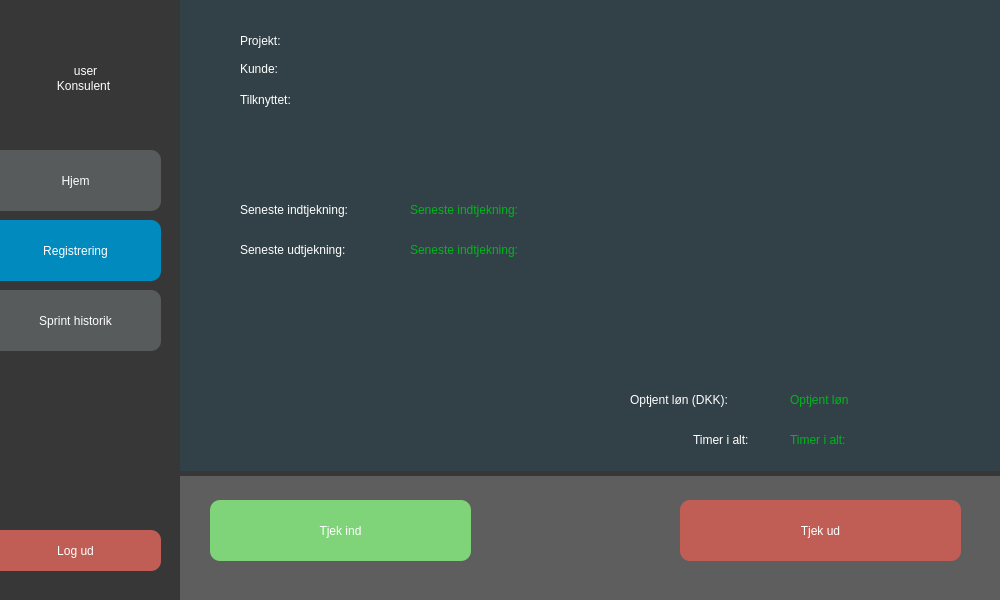
<?xml version="1.0" encoding="UTF-8"?>
<ui version="4.0">
 <class>MainWindow</class>
 <widget class="QMainWindow" name="MainWindow">
  <property name="geometry">
   <rect>
    <x>0</x>
    <y>0</y>
    <width>1000</width>
    <height>600</height>
   </rect>
  </property>
  <property name="windowTitle">
   <string>MainWindow</string>
  </property>
  <property name="styleSheet">
   <string notr="true">background-color: rgb(255, 255, 255);</string>
  </property>
  <widget class="QWidget" name="centralwidget">
   <widget class="QPushButton" name="optellinger_knap">
    <property name="geometry">
     <rect>
      <x>-10</x>
      <y>290</y>
      <width>171</width>
      <height>61</height>
     </rect>
    </property>
    <property name="styleSheet">
     <string notr="true">QPushButton {
	color: rgb(255, 255, 255);
	background-color: rgb(88, 91, 91);
	font: 16pt &quot;.AppleSystemUIFont&quot;;
	border-radius: 10px;
}

QPushButton:Hover {

	background-color: rgb(109, 109, 109);


}
</string>
    </property>
    <property name="text">
     <string>Sprint historik</string>
    </property>
   </widget>
   <widget class="QPushButton" name="projekter_knap">
    <property name="geometry">
     <rect>
      <x>-10</x>
      <y>220</y>
      <width>171</width>
      <height>61</height>
     </rect>
    </property>
    <property name="styleSheet">
     <string notr="true">background-color: rgb(0, 138, 190);
color: rgb(255, 255, 255);
font: 16pt &quot;.AppleSystemUIFont&quot;;
border-radius: 10px;

</string>
    </property>
    <property name="text">
     <string>Registrering</string>
    </property>
   </widget>
   <widget class="QPushButton" name="hjem_knap">
    <property name="geometry">
     <rect>
      <x>-10</x>
      <y>150</y>
      <width>171</width>
      <height>61</height>
     </rect>
    </property>
    <property name="styleSheet">
     <string notr="true">QPushButton {
	color: rgb(255, 255, 255);
	background-color: rgb(88, 91, 91);
	font: 16pt &quot;.AppleSystemUIFont&quot;;
	border-radius: 10px;
}

QPushButton:Hover {

	background-color: rgb(109, 109, 109);


}
</string>
    </property>
    <property name="text">
     <string>Hjem</string>
    </property>
   </widget>
   <widget class="QPushButton" name="logud_knap">
    <property name="geometry">
     <rect>
      <x>-10</x>
      <y>530</y>
      <width>171</width>
      <height>41</height>
     </rect>
    </property>
    <property name="styleSheet">
     <string notr="true">

QPushButton {
	color: rgb(255, 255, 255);
	
	background-color: rgb(192, 94, 85);
	font: 16pt &quot;.AppleSystemUIFont&quot;;
	border-radius: 10px;
}

QPushButton:Hover {


	background-color: rgb(220, 109, 99);



}
</string>
    </property>
    <property name="text">
     <string>Log ud</string>
    </property>
   </widget>
   <widget class="QPushButton" name="tjekind_knap">
    <property name="geometry">
     <rect>
      <x>210</x>
      <y>500</y>
      <width>261</width>
      <height>61</height>
     </rect>
    </property>
    <property name="styleSheet">
     <string notr="true">
QPushButton {
	color: rgb(255, 255, 255);
	
	background-color: rgb(127, 211, 120);
	font: 13pt &quot;.AppleSystemUIFont&quot;;
	border-radius: 10px;
}

QPushButton:Hover {


	
	
	background-color: rgb(142, 235, 135);



}
</string>
    </property>
    <property name="text">
     <string>Tjek ind</string>
    </property>
   </widget>
   <widget class="QPushButton" name="tjekud_knap">
    <property name="geometry">
     <rect>
      <x>680</x>
      <y>500</y>
      <width>281</width>
      <height>61</height>
     </rect>
    </property>
    <property name="styleSheet">
     <string notr="true">

QPushButton {
	color: rgb(255, 255, 255);
	
	background-color: rgb(192, 94, 85);
	font: 13pt &quot;.AppleSystemUIFont&quot;;
	border-radius: 10px;
}

QPushButton:Hover {


	background-color: rgb(220, 109, 99);



}
</string>
    </property>
    <property name="text">
     <string>Tjek ud</string>
    </property>
   </widget>
   <widget class="QLabel" name="noterror">
    <property name="geometry">
     <rect>
      <x>480</x>
      <y>535</y>
      <width>181</width>
      <height>16</height>
     </rect>
    </property>
    <property name="styleSheet">
     <string notr="true">color: rgb(0, 170, 115);
background-color: rgba(255, 255, 255, 0);</string>
    </property>
    <property name="text">
     <string/>
    </property>
    <property name="alignment">
     <set>Qt::AlignCenter</set>
    </property>
   </widget>
   <widget class="QLabel" name="error">
    <property name="geometry">
     <rect>
      <x>390</x>
      <y>570</y>
      <width>391</width>
      <height>16</height>
     </rect>
    </property>
    <property name="styleSheet">
     <string notr="true">color: rgb(219, 0, 40);
background-color: rgba(255, 255, 255, 0);</string>
    </property>
    <property name="text">
     <string/>
    </property>
    <property name="alignment">
     <set>Qt::AlignCenter</set>
    </property>
   </widget>
   <widget class="QLabel" name="projekt">
    <property name="geometry">
     <rect>
      <x>240</x>
      <y>30</y>
      <width>371</width>
      <height>21</height>
     </rect>
    </property>
    <property name="styleSheet">
     <string notr="true">color: rgb(255, 255, 255);
background-color: rgba(255, 255, 255, 0);
font: 18pt &quot;.AppleSystemUIFont&quot;;</string>
    </property>
    <property name="text">
     <string>Projekt:</string>
    </property>
    <property name="alignment">
     <set>Qt::AlignLeading|Qt::AlignLeft|Qt::AlignVCenter</set>
    </property>
   </widget>
   <widget class="QLabel" name="kunde">
    <property name="geometry">
     <rect>
      <x>240</x>
      <y>61</y>
      <width>381</width>
      <height>16</height>
     </rect>
    </property>
    <property name="styleSheet">
     <string notr="true">color: rgb(255, 255, 255);
background-color: rgba(255, 255, 255, 0);
font: 18pt &quot;.AppleSystemUIFont&quot;;</string>
    </property>
    <property name="text">
     <string>Kunde:</string>
    </property>
    <property name="alignment">
     <set>Qt::AlignLeading|Qt::AlignLeft|Qt::AlignVCenter</set>
    </property>
   </widget>
   <widget class="QLabel" name="tilknyttet">
    <property name="geometry">
     <rect>
      <x>240</x>
      <y>80</y>
      <width>371</width>
      <height>40</height>
     </rect>
    </property>
    <property name="styleSheet">
     <string notr="true">color: rgb(255, 255, 255);
background-color: rgba(255, 255, 255, 0);
font: 18pt &quot;.AppleSystemUIFont&quot;;</string>
    </property>
    <property name="text">
     <string>Tilknyttet:</string>
    </property>
    <property name="alignment">
     <set>Qt::AlignLeading|Qt::AlignLeft|Qt::AlignVCenter</set>
    </property>
   </widget>
   <widget class="QLabel" name="b">
    <property name="geometry">
     <rect>
      <x>240</x>
      <y>190</y>
      <width>171</width>
      <height>40</height>
     </rect>
    </property>
    <property name="styleSheet">
     <string notr="true">color: rgb(255, 255, 255);
background-color: rgba(255, 255, 255, 0);
font: 18pt &quot;.AppleSystemUIFont&quot;;</string>
    </property>
    <property name="text">
     <string>Seneste indtjekning:</string>
    </property>
    <property name="alignment">
     <set>Qt::AlignLeading|Qt::AlignLeft|Qt::AlignVCenter</set>
    </property>
   </widget>
   <widget class="QLabel" name="a">
    <property name="geometry">
     <rect>
      <x>240</x>
      <y>230</y>
      <width>161</width>
      <height>40</height>
     </rect>
    </property>
    <property name="styleSheet">
     <string notr="true">color: rgb(255, 255, 255);
background-color: rgba(255, 255, 255, 0);
font: 18pt &quot;.AppleSystemUIFont&quot;;</string>
    </property>
    <property name="text">
     <string>Seneste udtjekning:</string>
    </property>
    <property name="alignment">
     <set>Qt::AlignLeading|Qt::AlignLeft|Qt::AlignVCenter</set>
    </property>
   </widget>
   <widget class="QLabel" name="tilknyttet_4">
    <property name="geometry">
     <rect>
      <x>630</x>
      <y>380</y>
      <width>161</width>
      <height>40</height>
     </rect>
    </property>
    <property name="styleSheet">
     <string notr="true">color: rgb(255, 255, 255);
background-color: rgba(255, 255, 255, 0);
font: 18pt &quot;.AppleSystemUIFont&quot;;</string>
    </property>
    <property name="text">
     <string>Optjent løn (DKK):</string>
    </property>
    <property name="alignment">
     <set>Qt::AlignLeading|Qt::AlignLeft|Qt::AlignVCenter</set>
    </property>
   </widget>
   <widget class="QLabel" name="seneste_indtjek">
    <property name="geometry">
     <rect>
      <x>410</x>
      <y>190</y>
      <width>171</width>
      <height>40</height>
     </rect>
    </property>
    <property name="styleSheet">
     <string notr="true">color: rgb(0, 181, 28);
background-color: rgba(255, 255, 255, 0);
font: 18pt &quot;.AppleSystemUIFont&quot;;</string>
    </property>
    <property name="text">
     <string>Seneste indtjekning:</string>
    </property>
    <property name="alignment">
     <set>Qt::AlignLeading|Qt::AlignLeft|Qt::AlignVCenter</set>
    </property>
   </widget>
   <widget class="QLabel" name="seneste_udtjek">
    <property name="geometry">
     <rect>
      <x>410</x>
      <y>230</y>
      <width>171</width>
      <height>40</height>
     </rect>
    </property>
    <property name="styleSheet">
     <string notr="true">color: rgb(0, 181, 28);
background-color: rgba(255, 255, 255, 0);
font: 18pt &quot;.AppleSystemUIFont&quot;;</string>
    </property>
    <property name="text">
     <string>Seneste indtjekning:</string>
    </property>
    <property name="alignment">
     <set>Qt::AlignLeading|Qt::AlignLeft|Qt::AlignVCenter</set>
    </property>
   </widget>
   <widget class="QLabel" name="optjent_lon">
    <property name="geometry">
     <rect>
      <x>790</x>
      <y>380</y>
      <width>151</width>
      <height>40</height>
     </rect>
    </property>
    <property name="styleSheet">
     <string notr="true">color: rgb(0, 181, 28);
background-color: rgba(255, 255, 255, 0);
font: 18pt &quot;.AppleSystemUIFont&quot;;</string>
    </property>
    <property name="text">
     <string>Optjent løn</string>
    </property>
    <property name="alignment">
     <set>Qt::AlignLeading|Qt::AlignLeft|Qt::AlignVCenter</set>
    </property>
   </widget>
   <widget class="QLabel" name="timer_ialt">
    <property name="geometry">
     <rect>
      <x>790</x>
      <y>420</y>
      <width>141</width>
      <height>40</height>
     </rect>
    </property>
    <property name="styleSheet">
     <string notr="true">color: rgb(0, 181, 28);
background-color: rgba(255, 255, 255, 0);
font: 18pt &quot;.AppleSystemUIFont&quot;;</string>
    </property>
    <property name="text">
     <string>Timer i alt:</string>
    </property>
    <property name="alignment">
     <set>Qt::AlignLeading|Qt::AlignLeft|Qt::AlignVCenter</set>
    </property>
   </widget>
   <widget class="QLabel" name="tilknyttet_5">
    <property name="geometry">
     <rect>
      <x>693</x>
      <y>420</y>
      <width>111</width>
      <height>40</height>
     </rect>
    </property>
    <property name="styleSheet">
     <string notr="true">color: rgb(255, 255, 255);
background-color: rgba(255, 255, 255, 0);
font: 18pt &quot;.AppleSystemUIFont&quot;;</string>
    </property>
    <property name="text">
     <string>Timer i alt:</string>
    </property>
    <property name="alignment">
     <set>Qt::AlignLeading|Qt::AlignLeft|Qt::AlignVCenter</set>
    </property>
   </widget>
   <widget class="QLabel" name="Frame_3">
    <property name="geometry">
     <rect>
      <x>-13</x>
      <y>-20</y>
      <width>1061</width>
      <height>631</height>
     </rect>
    </property>
    <property name="styleSheet">
     <string notr="true">font: 16pt &quot;.AppleSystemUIFont&quot;;
color: rgb(0, 138, 190);

background-color: rgb(0, 0, 0,200);
border-radius: 15px;</string>
    </property>
    <property name="text">
     <string/>
    </property>
    <property name="scaledContents">
     <bool>false</bool>
    </property>
    <property name="alignment">
     <set>Qt::AlignCenter</set>
    </property>
    <property name="wordWrap">
     <bool>false</bool>
    </property>
   </widget>
   <widget class="QLabel" name="navn">
    <property name="geometry">
     <rect>
      <x>10</x>
      <y>50</y>
      <width>151</width>
      <height>41</height>
     </rect>
    </property>
    <property name="styleSheet">
     <string notr="true">font: 16pt &quot;.AppleSystemUIFont&quot;;
color: white;

background-color: rgba(255, 255, 255, 0);</string>
    </property>
    <property name="text">
     <string>user</string>
    </property>
    <property name="scaledContents">
     <bool>false</bool>
    </property>
    <property name="alignment">
     <set>Qt::AlignCenter</set>
    </property>
    <property name="wordWrap">
     <bool>false</bool>
    </property>
   </widget>
   <widget class="QLabel" name="label_3">
    <property name="geometry">
     <rect>
      <x>43</x>
      <y>70</y>
      <width>81</width>
      <height>31</height>
     </rect>
    </property>
    <property name="styleSheet">
     <string notr="true">font: 10pt &quot;.AppleSystemUIFont&quot;;
color: rgb(255, 255, 255);
background-color: rgba(255, 255, 255, 0);</string>
    </property>
    <property name="text">
     <string>Konsulent</string>
    </property>
    <property name="alignment">
     <set>Qt::AlignCenter</set>
    </property>
   </widget>
   <widget class="QLabel" name="Frame_4">
    <property name="geometry">
     <rect>
      <x>180</x>
      <y>0</y>
      <width>831</width>
      <height>471</height>
     </rect>
    </property>
    <property name="styleSheet">
     <string notr="true">background-color: rgb(8, 137, 190,30);</string>
    </property>
    <property name="text">
     <string/>
    </property>
    <property name="scaledContents">
     <bool>false</bool>
    </property>
    <property name="alignment">
     <set>Qt::AlignCenter</set>
    </property>
    <property name="wordWrap">
     <bool>false</bool>
    </property>
   </widget>
   <widget class="QLabel" name="Frame_5">
    <property name="geometry">
     <rect>
      <x>180</x>
      <y>476</y>
      <width>831</width>
      <height>271</height>
     </rect>
    </property>
    <property name="styleSheet">
     <string notr="true">background-color: rgba(254, 253, 255, 50);</string>
    </property>
    <property name="text">
     <string/>
    </property>
    <property name="scaledContents">
     <bool>false</bool>
    </property>
    <property name="alignment">
     <set>Qt::AlignCenter</set>
    </property>
    <property name="wordWrap">
     <bool>false</bool>
    </property>
   </widget>
   <zorder>Frame_3</zorder>
   <zorder>Frame_5</zorder>
   <zorder>Frame_4</zorder>
   <zorder>optellinger_knap</zorder>
   <zorder>projekter_knap</zorder>
   <zorder>hjem_knap</zorder>
   <zorder>logud_knap</zorder>
   <zorder>noterror</zorder>
   <zorder>error</zorder>
   <zorder>navn</zorder>
   <zorder>label_3</zorder>
   <zorder>tjekud_knap</zorder>
   <zorder>tjekind_knap</zorder>
   <zorder>kunde</zorder>
   <zorder>tilknyttet</zorder>
   <zorder>projekt</zorder>
   <zorder>a</zorder>
   <zorder>seneste_udtjek</zorder>
   <zorder>seneste_indtjek</zorder>
   <zorder>b</zorder>
   <zorder>optjent_lon</zorder>
   <zorder>tilknyttet_4</zorder>
   <zorder>timer_ialt</zorder>
   <zorder>tilknyttet_5</zorder>
  </widget>
 </widget>
 <resources/>
 <connections/>
</ui>
